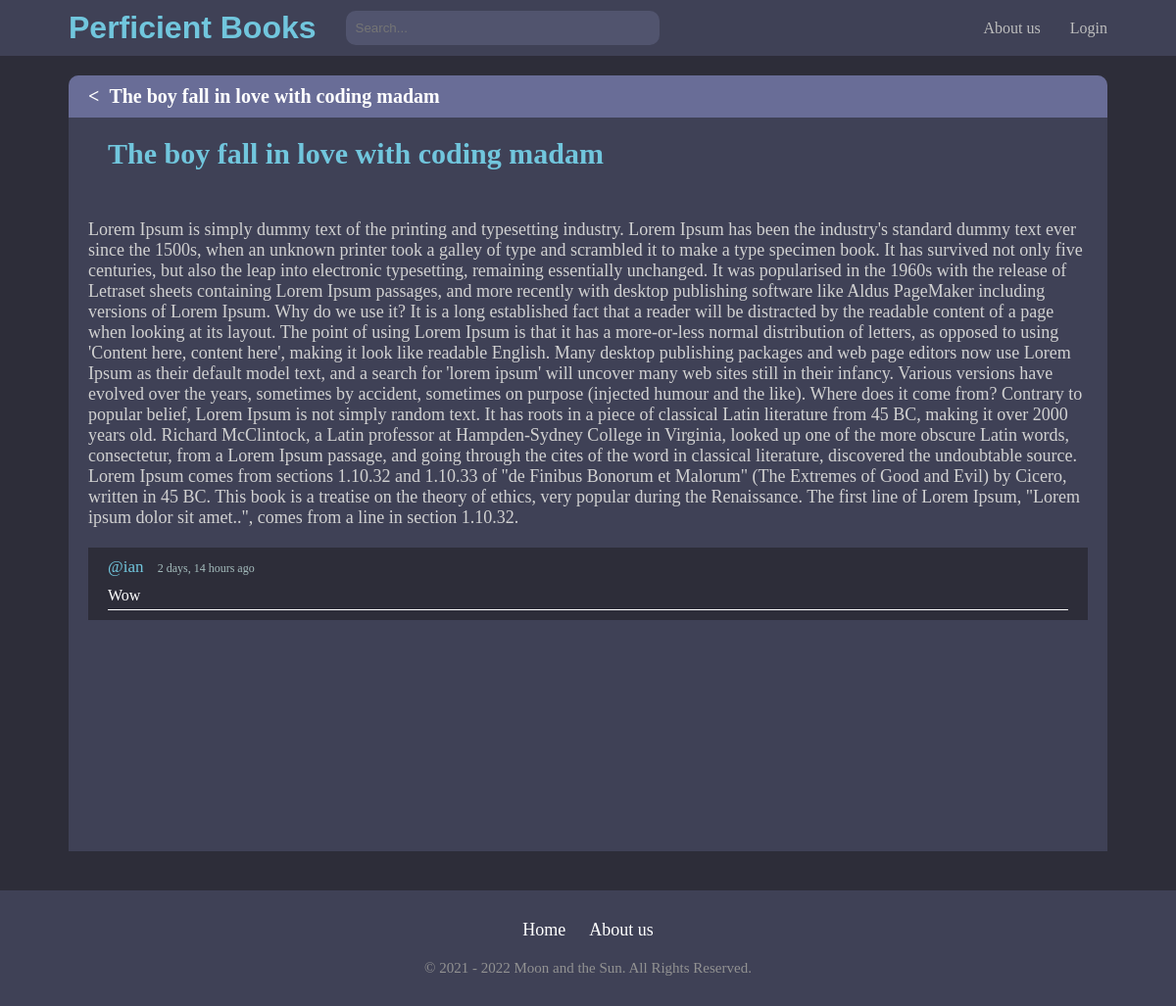
Screenshot of /room/17/ with the database file from the repository.
### base/models.py (models this page shows, shortened)
class Room(models.Model):
    host = models.ForeignKey(User, on_delete=models.CASCADE, null=True)
    topic = models.ForeignKey(Topic, on_delete=models.CASCADE, null=True)
    name = models.CharField(max_length=200)
    desription = models.TextField(null=True, blank=True)
    participants = models.ManyToManyField(
        User, related_name='participants', blank=True)
    update = models.DateTimeField(auto_now=True)
    create = models.DateField(auto_now_add=True)
    class Meta:
        ordering = ['-update', '-create']

class Message(models.Model):
    user = models.ForeignKey(User, on_delete=models.CASCADE)
    room = models.ForeignKey(Room, on_delete=models.CASCADE)
    body = models.TextField(null=True, blank=True)
    update = models.DateTimeField(auto_now=True)
    create = models.DateField(auto_now_add=True)

### base/views.py (the view, shortened to what this page needs)
# urls.py: path('room/<str:pk>/', views.room, name='room'),
def room(request, pk):
    room = Room.objects.get(id=pk)
    messages_room = room.message_set.all().order_by('create')
    context = {'room': room, 'messages_room': messages_room}
    return render(request, 'base/room.html', context)

### base/templates/base/room.html (shortened to what this page needs)
{% extends 'main.html' %}
 {% block content %}
 <div class="room-container">
    <div class="content">
        <div class="line1">
            <a href="{% url 'home' %}"><</a>
            <h1>{{room.name}}</h1>
        </div>
        <div class="line2">
            <h1>{{room.name}}</h1>
            <div class="details">
                <p>{{room.desription}}</p>
            </div>
        </div>
        <div class="line3">
            <div class="comment-wrapper">
                <div class="border">
                    {% for i in messages_room %}
                    <div class="message-content">
                        <small>@{{i.user}} <span>{{i.create|timesince}} ago</span></small>
                        <p>{{i.body}}</p>
                    </div>
                    {% endfor %}
                </div>
            </div>
        </div>
    </div>
    <div class="comment-submit">
    </div>
</div>
 {% endblock content %}

### templates/navar.html (style rules this page uses)
* { padding: 0; margin: 0; }

### base/templates/base/room.html (style rules this page uses)
.room-container { padding: 10px 70px; }
.room-container .content { background-color: #3F4156; border-top-left-radius: 10px; border-top-right-radius: 10px; }
.room-container h1 { color: white; font-size: 20px; }
.room-container .line1 { display: flex; background-color: #696D97; border-top-left-radius: 10px; border-top-right-radius: 10px; padding-left: 20px; align-items: center; }
.room-container .line1 a { color: white; text-decoration: none; font-size: 20px; font-weight: bolder; padding: 10px 0; margin-right: 10px; }
.room-container .line2 h1 { padding: 20px 20px; font-size: 30px; margin-left: 20px; color: #71C6DD; }
.room-container .details { margin-top: 20px; padding: 10px 20px; }
.room-container .details p { color: rgb(209, 209, 209); font-size: 18px; }
.room-container .line3 { height: 300px; overflow-y: scroll; }
.room-container .line3 .comment-wrapper { padding: 10px 20px; }
.room-container .line3 .comment-wrapper .message-content { background-color: #2D2D39; padding: 10px 20px; }
.room-container .line3 .comment-wrapper .message-content small, .room-container .line3 .comment-wrapper .message-content p { color: white; }
.room-container .line3 .comment-wrapper .message-content p { padding-top: 10px; padding-bottom: 5px; border-bottom: 1px solid white; }
.room-container .line3 .comment-wrapper .message-content small { color: #71C6DD; font-size: 17px; padding-bottom: 10px; }
.room-container .line3 .comment-wrapper .message-content small span { color: #A5BDBD; font-size: 12px; margin-left: 10px; }
.comment-submit { background-color: #3F4156; padding: 10px 30px; }

### templates/main.html (style rules this page uses)
body { background-color: #2D2D39; }

### rows the page displays
Room: name "The boy fall in love with coding madam", desription "Lorem Ipsum is simply dummy text of the printing and typesetting industry. Lorem Ipsum has been the industry's standard dummy text ever since the 1500s, when an unknown printer took a galley of type and scrambled it to make a type specimen book. It has survived not only five centuries, but also the leap into electronic typesetting, remaining essentially unchanged. It was popularised in the 1960s with the release of Letraset sheets containing Lorem Ipsum passages, and more recently with desktop publishing software like Aldus PageMaker including versions of Lorem Ipsum. Why do we use it? It is a long established fact that a reader will be distracted by the readable content of a page when…"
Message: user "ian", create "2 days, 14 hours", body "Wow"
